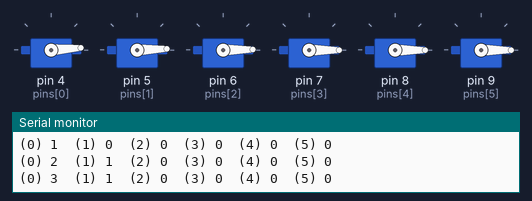
Bench run of a sketch on a simulated Arduino Uno, built with avr-gcc and run on an emulated ATmega328P. On the bench: 6 × servo, the last lines printed to the serial monitor.

Above: at 0.16 s.
At 9.86 s:
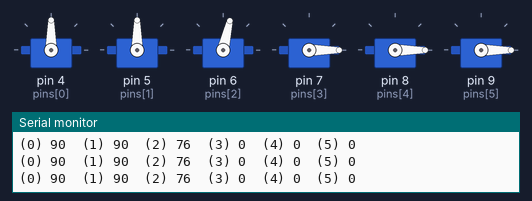
At 15.65 s:
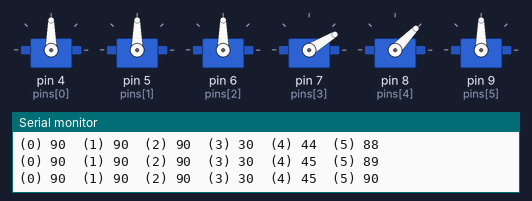
At 19.79 s:
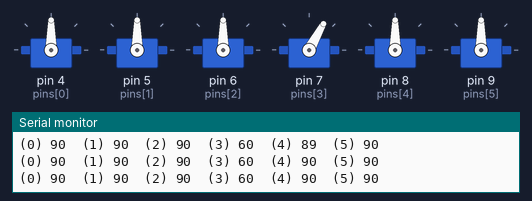
At 23.64 s:
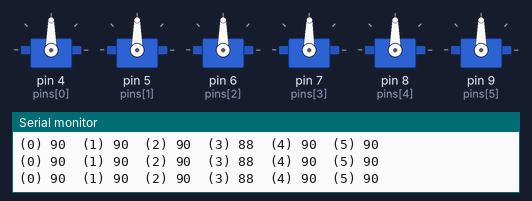
At 38.27 s:
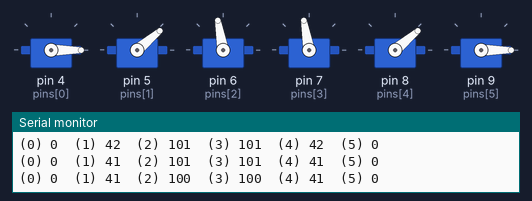
Timing chart, 0 to 40.0 s (numbered marks = the images above):
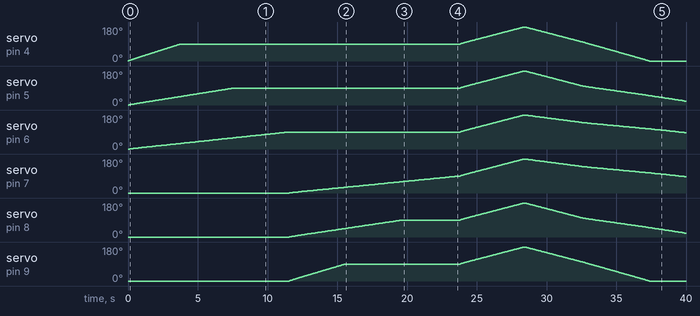

The sketch:

multiple-servo-handler.ino
```cpp
#define AMOUNT 6
#define MOVES 4

#include "src/MSH.h"

uint8_t maxDeg[AMOUNT] = {180, 180, 180, 180, 180, 180};
uint8_t minDeg[AMOUNT] = {  0,   0,   0,   0,   0,   0};
uint8_t pins[AMOUNT] =   {  4,   5,   6,   7,   8,   9};

ServoHandler Bumblebee(AMOUNT, minDeg, maxDeg);

void debug_display(void);
void MSH_BumblebeeSettings(void);

void setup(void) {
    Serial.begin(9600);

    Bumblebee.attachAll(pins);
    Bumblebee.setAlocatedSlots(MOVES);
    Bumblebee.setRepeat(false);

    MSH_BumblebeeSettings();
    Bumblebee.start();
}

void loop(void) {
    Bumblebee.update(millis());
    debug_display();
}

void MSH_BumblebeeSettings(void) {
    Bumblebee.set(0, 90, 10);
    Bumblebee.set(1, 90, 50);
    Bumblebee.set(2, 90, 100);
    Bumblebee.load();

    Bumblebee.set(5, 90, 10);
    Bumblebee.set(4, 90, 50);
    Bumblebee.set(3, 90, 100);
    Bumblebee.load();

    Bumblebee.set(0, 180, 5);
    Bumblebee.set(1, 180, 5);
    Bumblebee.set(2, 180, 5);
    Bumblebee.set(3, 180, 5);
    Bumblebee.set(4, 180, 5);
    Bumblebee.set(5, 180, 5);
    Bumblebee.load();

    Bumblebee.set(0, 0, 10);
    Bumblebee.set(1, 0, 50);
    Bumblebee.set(2, 0, 100);
    Bumblebee.set(3, 0, 100);
    Bumblebee.set(4, 0, 50);
    Bumblebee.set(5, 0, 10);
    Bumblebee.load();
}

void debug_display(void) {
    for (uint8_t i = 0; i < AMOUNT; i++) {
        Serial.print("(");
        Serial.print(i);
        Serial.print(") ");
        Serial.print(Bumblebee.Motor[i].read());
        Serial.print("\t");
    }
    Serial.println();
}
```

MSH.cpp
```cpp
#include "MSH.h"

// <MSH::ServoAlt>

// public methods

void Lib::ServoAlt::setupValues(uint8_t min, uint8_t max) {
    this->min = min;
    this->max = max;
    this->write(min);
}

void Lib::ServoAlt::move(uint64_t procMillis, uint8_t deg, uint16_t sleep) {
    this->validateDegValue(&deg);

    if (not sleep)
        this->write(deg);

    uint8_t currPos = this->read();

    if (deg == currPos)
        return;

    if (procMillis - this->process >= sleep) {
        this->process = procMillis;

        if (deg > currPos)
            currPos++;
        else if (deg < currPos)
            currPos--;

        this->write(currPos);
    }
}

// private methods

void Lib::ServoAlt::validateDegValue(uint8_t* deg) {
    if (*deg < this->min)
        *deg = this->min;
    else if (*deg > this->max)
        *deg = this->max;
}

// End of <MSH::ServoAlt>

// <ServoHandler> -> constructor

ServoHandler::ServoHandler(uint8_t amt, uint8_t* minDeg, uint8_t* maxDeg) {
    this->amt = amt;

    this->Motor = new Lib::ServoAlt[amt];
    this->MemSlot = new Lib::MotorSetting[amt];

    for (uint8_t i = 0; i < amt; i++)
        this->Motor[i].setupValues(minDeg[i], maxDeg[i]);
}

// public methods

void ServoHandler::attachAll(uint8_t* pins) {
    for (uint8_t i = 0; i < this->amt; i++)
        this->Motor[i].attach(pins[i]);
}

void ServoHandler::detachAll(void) {
    uint8_t i;
    for (uint8_t i = 0; i < this->amt; i++)
        this->Motor[i].detach();
}

void ServoHandler::setAlocatedSlots(uint8_t value) {
    this->aSlots = value;
    this->MoveSet = new Lib::MotorSetting*[value];

    for (uint8_t i = 0; i < value; i++)
        this->MoveSet[i] = new Lib::MotorSetting[this->amt];
}

void ServoHandler::set(uint8_t motor, uint8_t deg, uint16_t sleep) {
    if (this->lock)
        return;

    Lib::MotorSetting setting;

    setting.available = true;
    setting.deg = deg;
    setting.sleep = sleep;

    this->MemSlot[motor] = setting;
}

void ServoHandler::load(void) {
    if (this->lock or this->sSlot >= this->aSlots)
        return;

    for (uint8_t i = 0; i < this->amt; i++) {
        this->MoveSet[this->sSlot][i] = this->MemSlot[i];
        this->MemSlot[i].available = false;
    }

    this->sSlot++;
}

void ServoHandler::start(void) {
    this->lock = true;
    this->aSlots = this->sSlot;
    this->sSlot = 0;
}

void ServoHandler::update(uint64_t currMillis) {
    if (not this->lock)
        return;

    if (this->sSlot == this->aSlots) {
        if (this->repeat)
            this->sSlot = 0;
        else
            return;
    }

    this->applySetting(currMillis);
}

void ServoHandler::setRepeat(bool value) {
    this->repeat = value;
}

// private methods

void ServoHandler::applySetting(uint64_t currMillis) {
    Lib::MotorSetting* currSet = this->MoveSet[this->sSlot];

    uint8_t availableList = 0;
    uint8_t doneList = 0;
    uint8_t i;

    // Count how many servos are available to move in the setting array
    for (i = 0; i < this->amt; i++)
        if (currSet[i].available)
            availableList++;

    for (i = 0; i < this->amt; i++) {
        if (currSet[i].available) {
            if (this->Motor[i].read() == currSet[i].deg) // If this servo is done
                doneList++;
            else
                this->Motor[i].move(currMillis, currSet[i].deg, currSet[i].sleep);
        }
    }

    // If every servo available was done
    if (availableList == doneList)
        if (this->sSlot < this->aSlots)
            this->sSlot++;
}

// End of  <ServoHandler>
```

MSH.h
```cpp
#ifndef MSH_H
#define MSH_H

#include <Arduino.h>
#include <Servo.h>


namespace Lib {
    typedef struct MotorSetting {
        bool available = false;
        uint8_t deg;
        uint16_t sleep;
    } MotorSetting;

    class ServoAlt: public Servo {
    public:
        void setupValues(uint8_t min, uint8_t max);
        void move(uint64_t procMillis, uint8_t deg, uint16_t sleep = 0);

    private:
        uint8_t min;
        uint8_t max;
        uint64_t process;

        void validateDegValue(uint8_t *deg);
    };
}

class ServoHandler {
public:
    Lib::ServoAlt* Motor;

    ServoHandler(uint8_t amount, uint8_t* minDeg, uint8_t* maxDeg);
    void attachAll(uint8_t* pins);
    void setRepeat(bool value);
    void setAlocatedSlots(uint8_t value);
    void detachAll(void);
    void set(uint8_t motor, uint8_t deg, uint16_t sleep);
    void load(void);
    void start(void);
    void update(uint64_t currMillis);

private:
    bool lock;
    bool repeat;
    uint8_t amt;
    uint8_t aSlots; // Alocated slots
    uint8_t sSlot;  // Current selected slot
    Lib::MotorSetting* MemSlot;
    Lib::MotorSetting** MoveSet;

    void applySetting(uint64_t currMillis);
};

#endif
```

Measured:
- by itself, servo on pin 4 (pins[0]): rises from 0° to 180° in 28.4 s, then falls to 0° in 9.0 s
- by itself, servo on pin 5 (pins[1]): rises from 0° to 180° in 28.3 s, then falls to 20° in 11.6 s
- by itself, servo on pin 6 (pins[2]): rises from 0° to 180° in 28.2 s, then falls to 87° in 11.5 s
- by itself, servo on pin 7 (pins[3]): rises from 0° to 180° in 16.8 s, then falls to 87° in 11.5 s
- by itself, servo on pin 8 (pins[4]): rises from 0° to 180° in 16.8 s, then falls to 20° in 11.6 s
- by itself, servo on pin 9 (pins[5]): rises from 0° to 180° in 16.8 s, then falls to 0° in 9.0 s
